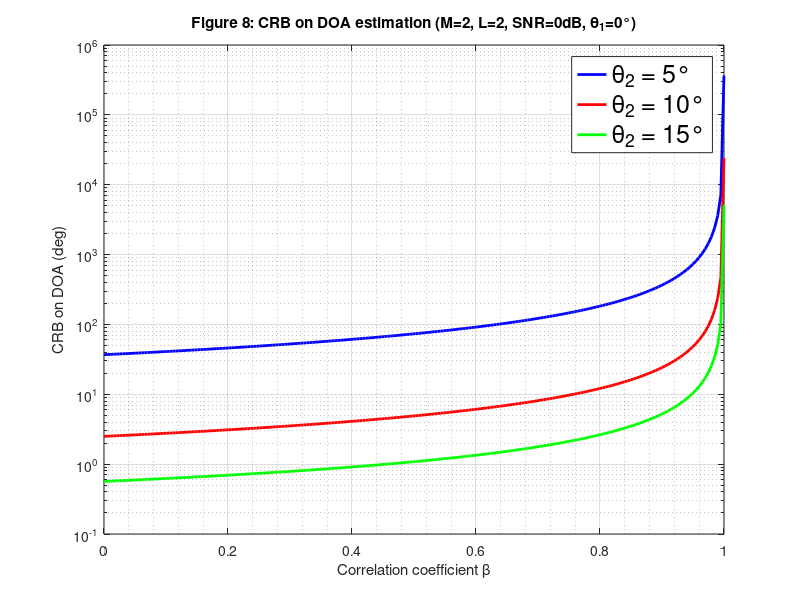

Recreate this plot in MATLAB.

%% 复现 Bekkerman & Tabrikian (2006) Figure 8
% MIMO雷达中两个目标的角度估计CRB，M=2阵元，SNR=0dB, 目标1固定于0°，目标2分别位于5°,10°,15°，相关系数β从0变化到1


clc;
clear all;
close all;
rng(42); 

%% 系统参数
M = 2;                      % 阵元数
d_lambda = 0.5;             % 阵元间距（波长归一化）
SNR_dB = 0;                 % 信噪比 (dB)
SNR_lin = 10^(SNR_dB/10);   % 线性值: SNR = N|α|^2/σ_w^2
N = 1;                      % 快拍数（可吸收进SNR，取1简化）
alpha1 = 1;                 % 目标1复振幅幅度
alpha2 = 1;                 % 目标2复振幅幅度
sigma_w2 = N * abs(alpha1)^2 / SNR_lin;  % 噪声方差 (SNR定义见论文(44))

% 角度（度）变换为弧度
theta1_deg = 0;             % 目标1角度
theta2_deg_list = [5, 10, 15];  % 目标2角度列表
beta_vals = linspace(0, 0.9999, 200);  % 相关系数β (0~0.99，避开β=1奇异)

% 预分配结果
CRB_results = zeros(length(theta2_deg_list), length(beta_vals));

%% 辅助函数
% 导向矢量 a(θ) (均匀线阵，半波长间距)
a_func = @(theta_deg) [1; exp(-1j * pi * sind(theta_deg))];

% 导向矢量对角度（弧度）的导数 da/dθ
da_dtheta = @(theta_deg) [0; -1j * pi * cosd(theta_deg) * exp(-1j * pi * sind(theta_deg))];

% A(θ) = a(θ) * a(θ)^T
A_mat = @(theta_deg) a_func(theta_deg) * a_func(theta_deg).';

% A'(θ) = a' a^T + a a'^T
dA_dtheta = @(theta_deg) da_dtheta(theta_deg) * a_func(theta_deg).' + a_func(theta_deg) * da_dtheta(theta_deg).';

% 计算 U * Λ^{1/2} 矩阵 (2x2)
% R_s = [1, beta; beta, 1] 的特征分解
U_sqrtLambda = @(beta) (1/sqrt(2)) * [sqrt(1+beta), sqrt(1-beta); 
                                       sqrt(1+beta), -sqrt(1-beta)];

% 等效导向矢量 d_β(θ) = sqrt(N) * vec( A(θ) * U Λ^{1/2} )   -> 4×1 列向量
d_beta_vec = @(theta_deg, beta) reshape( sqrt(N) * (A_mat(theta_deg) * U_sqrtLambda(beta)), [], 1);

% d_β(θ) 对角度（弧度）的导数 -> 4×1 列向量
d_dbeta_dtheta_vec = @(theta_deg, beta) reshape( sqrt(N) * (dA_dtheta(theta_deg) * U_sqrtLambda(beta)), [], 1);

%% 计算 CRB 的主函数
for k = 1:length(theta2_deg_list)
    theta2_deg = theta2_deg_list(k);
    for b_idx = 1:length(beta_vals)
        beta = beta_vals(b_idx);
        
        % 等效导向矢量及其导数 (均为 4×1)
        d1 = d_beta_vec(theta1_deg, beta);
        d2 = d_beta_vec(theta2_deg, beta);
        d1p = d_dbeta_dtheta_vec(theta1_deg, beta);
        d2p = d_dbeta_dtheta_vec(theta2_deg, beta);
        
        % 构造梯度矩阵 ∂μ/∂ξ (4个观测×6个实参数)
        % 参数顺序: θ1, θ2, Re(α1), Im(α1), Re(α2), Im(α2)
        grad = zeros(length(d1), 6);
        grad(:,1) = alpha1 * d1p;
        grad(:,2) = alpha2 * d2p;
        grad(:,3) = d1;
        grad(:,4) = 1j * d1;
        grad(:,5) = d2;
        grad(:,6) = 1j * d2;
        
        % Fisher信息矩阵 J = (2/σ_w^2) * Re( grad^H * grad )
        J = (2/sigma_w2) * real(grad' * grad);
        
        % 检查条件数，避免奇异
        if rcond(J) < 1e-12
            CRB_theta1_deg = Inf;
        else
            J_inv = inv(J);
            CRB_var_rad2 = J_inv(1,1);   % θ1的方差（弧度²）
            CRB_theta1_deg = sqrt(CRB_var_rad2) * (180/pi);  % 标准差（度）
        end
        CRB_results(k, b_idx) = CRB_var_rad2;
    end
end

%% 绘图
figure(1);
colors = {'b', 'r', 'g'};
for k = 1:length(theta2_deg_list)
    semilogy(beta_vals, CRB_results(k,:), 'Color', colors{k}, 'LineWidth', 2, 'DisplayName', sprintf('\\theta_2 = %d°', theta2_deg_list(k)));
    hold on;
 end
xlabel('Correlation coefficient \beta');
ylabel('CRB on DOA (deg)');
title('Figure 8: CRB on DOA estimation (M=2, L=2, SNR=0dB, \theta_1=0°)');
grid on; 
grid minor;
legend('Location', 'best', 'FontSize', 18);
% ylim([0, 1.2]);
% xlim([0, 1]);
hold off;
